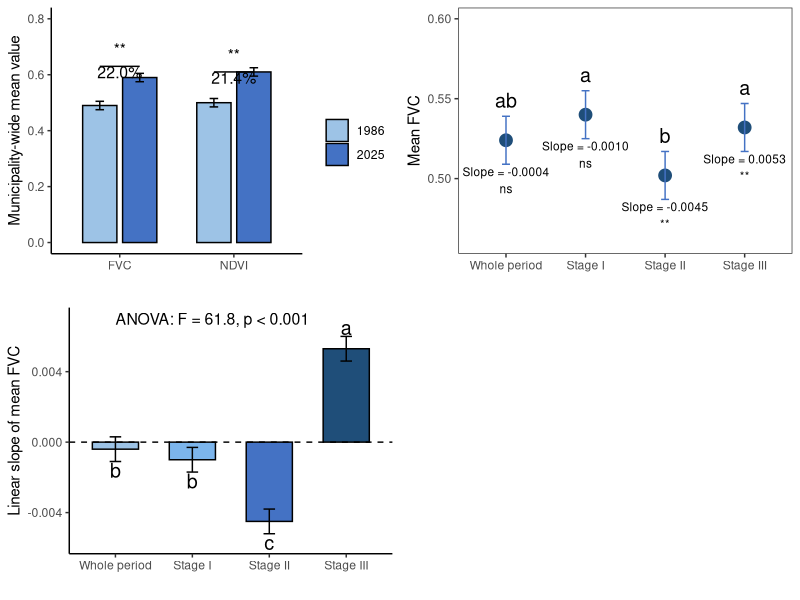

Generate this figure with R:
library(ggplot2)
library(dplyr)
library(gridExtra)

# --- 图2(a): 1986与2025年端点比较 ---
df_endpoint <- data.frame(
  Indicator = rep(c("NDVI", "FVC"), each = 2),
  Year = rep(c("1986", "2025"), times = 2),
  Value = c(0.50, 0.61, 0.49, 0.59) 
)

p2a <- ggplot(df_endpoint, aes(x = Indicator, y = Value, fill = Year)) +
  geom_bar(stat = "identity", position = position_dodge(width = 0.7), width = 0.6, color = "black") +
  geom_errorbar(aes(ymin = Value - 0.015, ymax = Value + 0.015), 
                position = position_dodge(width = 0.7), width = 0.15) +
  scale_fill_manual(values = c("#9DC3E6", "#4472C4")) +
  theme_classic() +
  labs(y = "Municipality-wide mean value", x = "", fill = "") +
  ylim(0, 0.8) +
  annotate("text", x = 1, y = 0.65, label = "**\n22.0%", size = 4) +
  annotate("segment", x = 0.825, xend = 1.175, y = 0.63, yend = 0.63) +
  annotate("text", x = 2, y = 0.63, label = "**\n21.4%", size = 4) +
  annotate("segment", x = 1.825, xend = 2.175, y = 0.61, yend = 0.61)

# --- 图2(b): 各阶段FVC均值及斜率标注 ---
df_stages <- data.frame(
  Stage = factor(c("Whole period", "Stage I", "Stage II", "Stage III"), 
                 levels = c("Whole period", "Stage I", "Stage II", "Stage III")),
  Mean = c(0.524, 0.540, 0.502, 0.532),
  Letter = c("ab", "a", "b", "a"),
  Slope_Label = c("Slope = -0.0004\nns", "Slope = -0.0010\nns", "Slope = -0.0045\n**", "Slope = 0.0053\n**")
)

p2b <- ggplot(df_stages, aes(x = Stage, y = Mean)) +
  geom_point(color = "#1F4E79", size = 4) +
  geom_errorbar(aes(ymin = Mean - 0.015, ymax = Mean + 0.015), width = 0.1, color = "#4472C4") +
  geom_text(aes(label = Letter, y = Mean + 0.025), size = 5) +
  geom_text(aes(label = Slope_Label, y = Mean - 0.025), size = 3) +
  theme_bw() +
  labs(y = "Mean FVC", x = "") +
  ylim(0.46, 0.60) +
  theme(panel.grid = element_blank())

# --- 图2(c): 线性斜率比较 (Sen's Slope) ---
df_slopes <- data.frame(
  Stage = factor(c("Whole period", "Stage I", "Stage II", "Stage III"), 
                 levels = c("Whole period", "Stage I", "Stage II", "Stage III")),
  Slope = c(-0.0004, -0.0010, -0.0045, 0.0053),
  Letter = c("b", "b", "c", "a")
)

p2c <- ggplot(df_slopes, aes(x = Stage, y = Slope)) +
  geom_bar(stat = "identity", width = 0.6, fill = c("#9DC3E6", "#7cb5ec", "#4472C4", "#1F4E79"), color = "black") +
  geom_errorbar(aes(ymin = Slope - 0.0007, ymax = Slope + 0.0007), width = 0.15) +
  geom_hline(yintercept = 0, linetype = "dashed") +
  geom_text(aes(label = Letter, y = ifelse(Slope > 0, Slope + 0.0012, Slope - 0.0012)), size = 5) +
  theme_classic() +
  labs(y = "Linear slope of mean FVC", x = "") +
  annotate("text", x = 1, y = 0.007, label = "ANOVA: F = 61.8, p < 0.001", size = 4, hjust = 0)


grid.arrange(p2a, p2b, p2c, ncol = 2)
